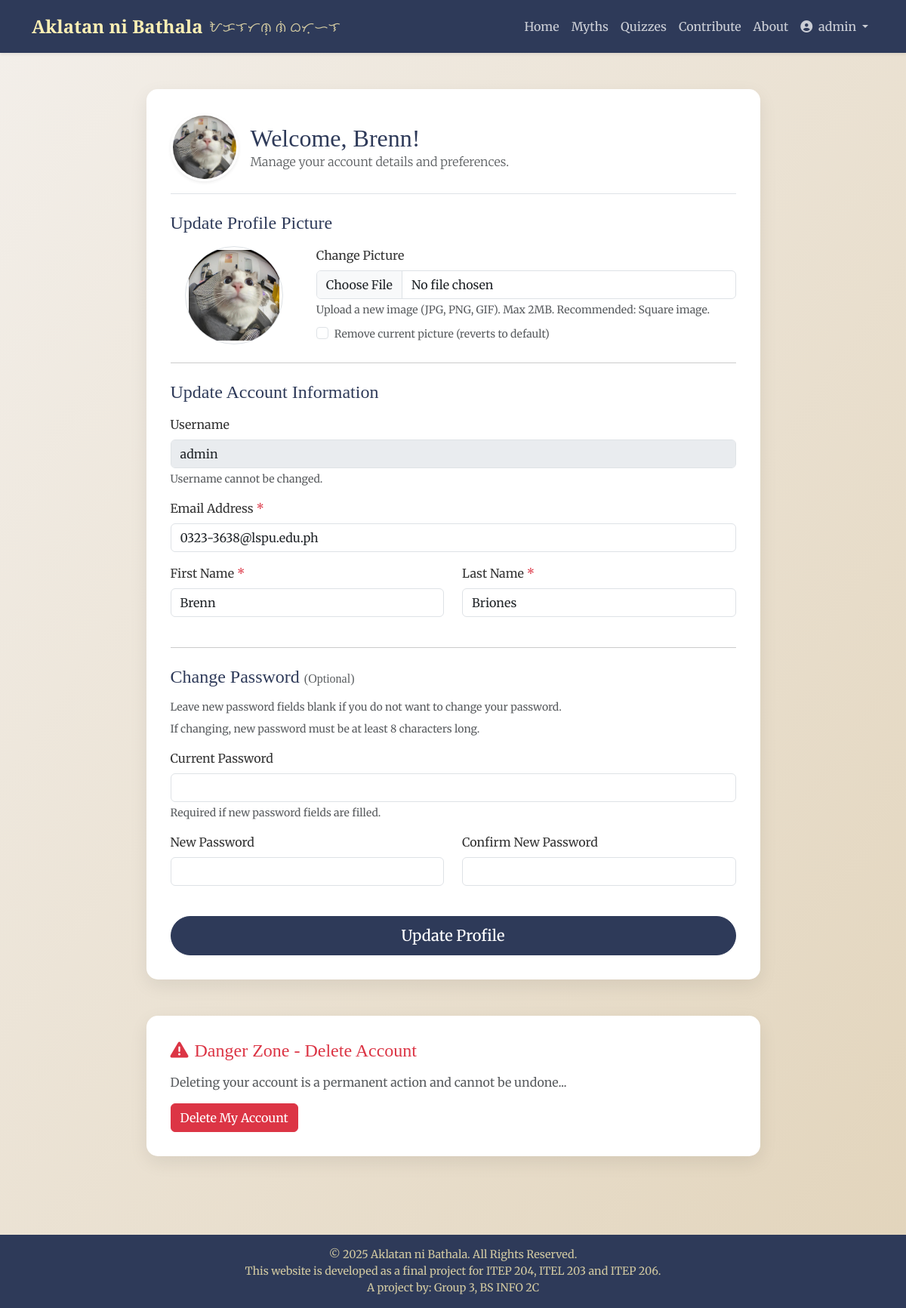
/profile.php (signed in), run on the app's committed database.
### tables this page shows
CREATE TABLE `users` (
  `id` int(11) NOT NULL,
  `username` varchar(50) NOT NULL,
  `email` varchar(255) NOT NULL,
  `password` varchar(255) NOT NULL,
  `role` enum('admin','user') NOT NULL DEFAULT 'user',
  `first_name` varchar(100) NOT NULL,
  `last_name` varchar(100) NOT NULL,
  `profile_picture` varchar(255) DEFAULT NULL COMMENT 'Filename of the profile picture stored in assets/images/profiles/',
  `created_at` timestamp NOT NULL DEFAULT current_timestamp()
);

### profile.php (the view, shortened to what this page needs)
<?php
require_once 'header.php';
$userId = $_SESSION['user_id'];
$userData = null; $page_error = '';
$profileFieldErrors = $_SESSION['profile_error_fields'] ?? [];
try {
    $pdo = connect_db();
    if ($pdo) {
        $stmt = $pdo->prepare("SELECT id, username, email, first_name, last_name, profile_picture FROM users WHERE id = :userId");
        $stmt->bindParam(':userId', $userId, PDO::PARAM_INT); $stmt->execute(); $userData = $stmt->fetch(PDO::FETCH_ASSOC); $stmt->closeCursor();
    } else { $page_error = "Database connection error."; }
} catch (Exception $e) { $page_error = "Error loading profile."; error_log("Profile Fetch UID {$userId}: " . $e->getMessage()); }
$oldInputFromSession = $_SESSION['old_profile_input'] ?? [];
$webPathToAssetsFolder = rtrim($base_asset_url ?? '/assets/', '/') . '/';
$defaultProfilePicFilename = 'default.png';
$profilePicSubPathFromAssets = 'images/profiles/';
$currentPicFilenameInDB = $userData['profile_picture'] ?? $defaultProfilePicFilename;
$profilePicUrl = $webPathToAssetsFolder . $profilePicSubPathFromAssets . ($currentPicFilenameInDB ?: $defaultProfilePicFilename);
?>
<div class="container mb-5">
    <div class="row justify-content-center">
        <div class="col-lg-9 col-md-11">
            <?php if ($userData && empty($page_error)): ?>
             <div class="content-section mt-4">
                <div class="d-flex align-items-center mb-4 pb-3 border-bottom">
                    <img src="<?php echo htmlspecialchars($profilePicUrl); ?>?t=<?php echo time(); ?>" alt="Profile Picture" class="rounded-circle me-3 shadow-sm" style="width: 90px; height: 90px; object-fit: cover; border: 3px solid #fff;">
                    <div><h2 class="mb-0">Welcome, <?php echo htmlspecialchars($userData['first_name'] ?? 'User'); ?>!</h2><p class="text-muted mb-0 lead fs-6">Manage your account details and preferences.</p></div>
                </div>
                <form action="processProfileUpdate.php" method="POST" enctype="multipart/form-data" id="profileUpdateForm" novalidate>
                    <h4 class="mb-3 mt-2">Update Profile Picture</h4>
                    <div class="row align-items-center mb-4">
                       <div class="col-md-3 text-center mb-3 mb-md-0">
                            <div id="profileImagePreviewContainer" style="width: 130px; height: 130px; border-radius: 50%; overflow: hidden; margin: 0 auto; border: 1px solid #dee2e6; padding: 0.25rem; background-color: #fff;">
                                <img src="<?php echo htmlspecialchars($profilePicUrl); ?>?t=<?php echo time(); ?>" alt="Profile Picture Preview" id="profileImagePreview" style="width: 100%; height: 100%; object-fit: cover; display: block;">
                            </div>
                        </div>
                        <div class="col-md-9">
                             <label for="profilePicture" class="form-label">Change Picture</label>
                             <input class="form-control <?php echo isset($profileFieldErrors['profilePicture']) ? 'is-invalid' : ''; ?>" type="file" id="profilePicture" name="profilePicture" accept="image/png, image/jpeg, image/gif">
                             <div class="form-text mt-1">Upload a new image (JPG, PNG, GIF). Max 2MB. Recommended: Square image.</div>
                             <?php if (($currentPicFilenameInDB !== $defaultProfilePicFilename) && !empty($currentPicFilenameInDB)): ?>
                                 <div class="form-check mt-2"><input class="form-check-input" type="checkbox" value="1" id="removePicture" name="removePicture" <?php echo (isset($oldInputFromSession['removePicture'])) ? 'checked' : ''; ?>><label class="form-check-label small text-muted" for="removePicture">Remove current picture (reverts to default)</label></div>
                             <?php endif; ?>
                        </div>
                    </div>
                    <hr class="my-4">
                    <h4 class="mb-3">Update Account Information</h4>
                     <div class="mb-3"><label for="username" class="form-label">Username</label><input type="text" class="form-control" id="username" value="<?php echo htmlspecialchars($userData['username'] ?? 'N/A'); ?>" readonly disabled><div class="form-text">Username cannot be changed.</div></div>
                     <div class="mb-3">
                        <label for="email" class="form-label">Email Address <span class="text-danger">*</span></label>
                        <input type="email" class="form-control <?php echo isset($profileFieldErrors['email']) ? 'is-invalid' : ''; ?>" id="email" name="email" required value="<?php echo htmlspecialchars($oldInputFromSession['email'] ?? $userData['email'] ?? ''); ?>">
                    </div>
                    <div class="row">
                        <div class="col-md-6 mb-3">
                            <label for="firstName" class="form-label">First Name <span class="text-danger">*</span></label>
                            <input type="text" class="form-control <?php echo isset($profileFieldErrors['firstName']) ? 'is-invalid' : ''; ?>" id="firstName" name="firstName" required value="<?php echo htmlspecialchars($oldInputFromSession['firstName'] ?? $userData['first_name'] ?? ''); ?>">
                        </div>
                        <div class="col-md-6 mb-3">
                            <label for="lastName" class="form-label">Last Name <span class="text-danger">*</span></label>
                            <input type="text" class="form-control <?php echo isset($profileFieldErrors['lastName']) ? 'is-invalid' : ''; ?>" id="lastName" name="lastName" required value="<?php echo htmlspecialchars($oldInputFromSession['last_name'] ?? $userData['last_name'] ?? ''); ?>">
                        </div>
                    </div>
                    <hr class="my-4">
                    <h4 class="mb-3">Change Password <small class="text-muted fw-normal fs-6">(Optional)</small></h4>
                     <div class="form-text mb-2">Leave new password fields blank if you do not want to change your password.</div>
                     <div class="form-text mb-3">If changing, new password must be at least 8 characters long.</div>
                    <div class="mb-3">
                        <label for="currentPassword" class="form-label">Current Password</label>
                        <input type="password" class="form-control <?php echo isset($profileFieldErrors['currentPassword']) ? 'is-invalid' : ''; ?>" id="currentPassword" name="currentPassword" autocomplete="current-password">
                         <div id="currentPasswordHelp" class="form-text">Required if new password fields are filled.</div>
                    </div>
                    <div class="row">
                         <div class="col-md-6 mb-3">
                            <label for="newPassword" class="form-label">New Password</label>
                            <input type="password" class="form-control <?php echo (isset($profileFieldErrors['newPassword']) || isset($profileFieldErrors['passwordMismatch'])) ? 'is-invalid' : ''; ?>" id="newPassword" name="newPassword" autocomplete="new-password">
                        </div>
                        <div class="col-md-6 mb-3">
                            <label for="confirmNewPassword" class="form-label">Confirm New Password</label>
                            <input type="password" class="form-control <?php echo (isset($profileFieldErrors['confirmNewPassword']) || isset($profileFieldErrors['passwordMismatch'])) ? 'is-invalid' : ''; ?>" id="confirmNewPassword" name="confirmNewPassword" autocomplete="new-password">
                        </div>
                    </div>
                    <div class="d-grid mt-4"><button type="submit" class="btn btn-primary btn-lg">Update Profile</button></div>
                </form>
             </div>
             <div class="content-section mt-5 border-danger border-2" id="dangerZoneSection">
                <div class="card-body"><h4 class="mb-3 text-danger"><i class="fas fa-exclamation-triangle me-2"></i>Danger Zone - Delete Account</h4><p class="text-muted">Deleting your account is a permanent action and cannot be undone...</p><button type="button" class="btn btn-danger" data-bs-toggle="modal" data-bs-target="#deleteAccountModal">Delete My Account</button></div>
             </div>
            <?php endif; ?>
        </div>
    </div>
</div>
<?php require_once 'footer.php'; ?>

### assets/css/main.css (style rules this page uses)
body { background: linear-gradient(to bottom right, #f3efea, #e2d4bb); font-family: 'Merriweather', serif; color: #333; margin: 0; padding: 0; }
.content-section { background-color: #ffffff; padding: 2rem; border-radius: 15px; box-shadow: 0 8px 24px rgba(0, 0, 0, 0.08); margin-bottom: 2rem; border: none; transition: transform 0.3s ease, box-shadow 0.3s ease; }
.content-section h1, .content-section h2, .content-section h3, .content-section h4, .content-section h5 { font-family: 'Playfair Display', serif; color: #2e3a59; }
.btn-primary { background-color: #2e3a59; border-color: #2e3a59; color: #ffffff; transition: background-color 0.2s ease, border-color 0.2s ease; padding: 0.6rem 1.2rem; font-weight: 500; border-radius: 50rem; }

### data on the page
users: profile_picture (picture), first_name "Brenn", username "admin", email "0323-3638@lspu.edu.ph", firstName "Brenn", lastName "Briones"

### other printed values
$loggedInUsername "admin"
